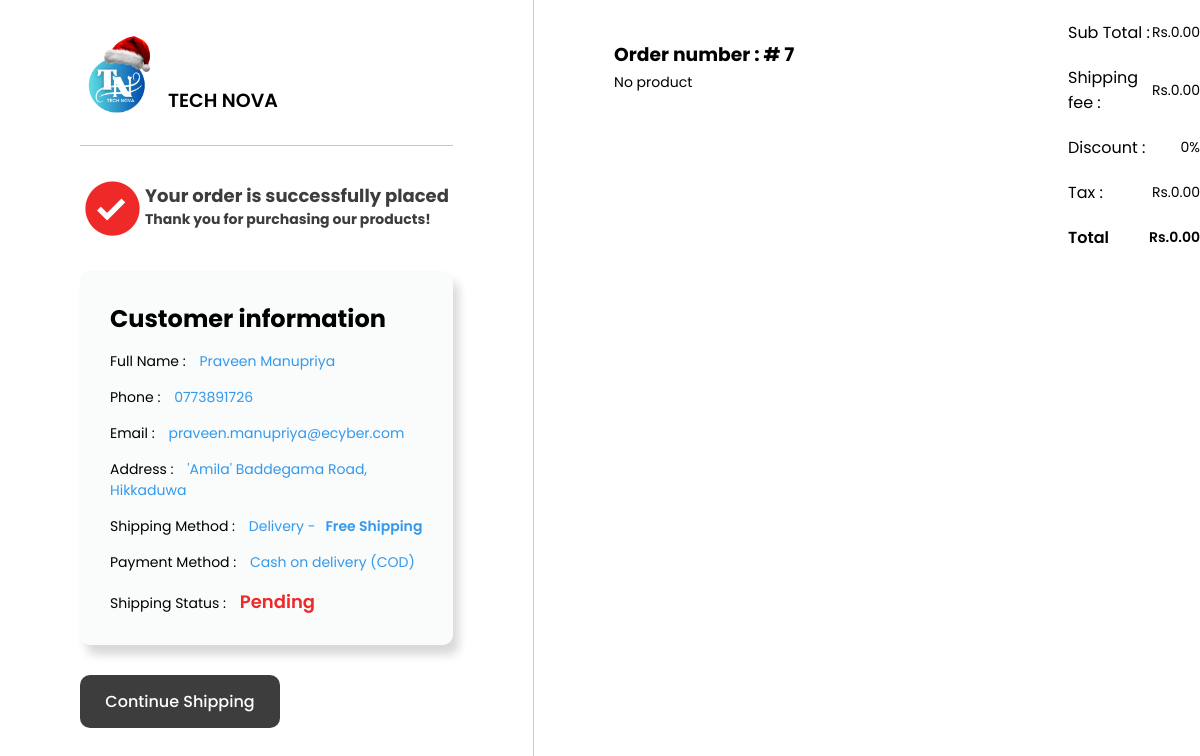
Page /checkout.php (signed in) on the committed database.
### tables this page shows
CREATE TABLE `order_details` (
  `order_id` int(11) NOT NULL,
  `user_id` int(11) NOT NULL,
  `name` varchar(255) NOT NULL,
  `email` varchar(255) NOT NULL,
  `phone` varchar(20) DEFAULT NULL,
  `country` varchar(100) DEFAULT NULL,
  `state` varchar(100) DEFAULT NULL,
  `city` varchar(100) DEFAULT NULL,
  `address` varchar(255) DEFAULT NULL,
  `shipping_method` varchar(50) DEFAULT NULL,
  `payment_method` varchar(50) DEFAULT NULL,
  `created_at` timestamp NOT NULL DEFAULT current_timestamp(),
  `order_status` varchar(20) NOT NULL DEFAULT 'Pending',
  `payment_status` varchar(20) NOT NULL DEFAULT 'Pending',
  `total` double(10,2) NOT NULL
);

### checkout.php (the view, shortened to what this page needs)
<?php
 include 'connection.php';
?>
<!DOCTYPE html>
<html lang="en">
<head>
    <link rel="stylesheet" href="style.css">
    <link href='https://unpkg.com/boxicons@2.1.4/css/boxicons.min.css' rel='stylesheet'>
</head>
<body>
    <div class="checkout-container">
        <div class="checkout-left">
            <div class="checkout-top">
                <div class="header-body">
                    <div class="logo">
                        <img src="logo.png" alt="logo">
                        <span>TECH NOVA</span>
                    </div>
                </div>
            </div>
            <?php
            $user_id = $_SESSION['user_id'];
            $query = "SELECT * FROM order_details WHERE user_id='$user_id' ORDER BY order_id DESC LIMIT 1";
            $result = mysqli_query($conn,$query);
            if(mysqli_num_rows($result)>0){
                if ($row = mysqli_fetch_assoc($result)) {
            ?>
            <div class="checkout-body">
                <div class="container-top">
                        <i class='bx bxs-check-circle'></i>
                        <h4>Your order is successfully placed <p>Thank you for purchasing our products!</p></h4>
                </div>
                <div class="container-body">
                    <h2>Customer information</h2>
                    <p>Full Name : <span><?php echo $row['name']?></span></p>
                    <p>Phone : <span><?php echo $row['phone']?></span></p>
                    <p>Email : <span><?php echo $row['email']?></span></p>
                    <p>Address : <span><?php echo $row['address']?></span></p>
                    <p>Shipping Method : <span>Delivery -<span class="bold"><?php echo $row['shipping_method']?></span></span></p>
                    <p>Payment Method : <span><?php echo $row['payment_method']?></span></p>
                    <p>Shipping Status : <span class="status"><?php echo $row['order_status']?></span></p>
                </div>
            </div>
            <?php
                }
            }?>
            <a href="shipping-continue.php"><button>Continue Shipping</button></a>
        </div>
        <div class="chechout-right">
            <?php
            $user_id = $_SESSION['user_id'];
            $query = "SELECT * FROM order_details WHERE user_id='$user_id' ORDER BY order_id DESC LIMIT 1";
            $result = mysqli_query($conn,$query);
            if(mysqli_num_rows($result)>0){
                if ($row = mysqli_fetch_assoc($result)) {
            ?>
            <h3>Order number : # <?php echo $row['order_id'];?></h3>
            <?php
                }
                }?>
            <?php
            $user_id = $_SESSION['user_id'];
            $query = "SELECT cart.quantity, products.name, products.price, products.image, products.product_id
                FROM cart
                JOIN products ON cart.product_id = products.product_id
                WHERE cart.user_id = '$user_id'
            ";
            $result = mysqli_query($conn, $query);
            $total_price = 0;
            $tax=0;
            $discount=0;
            $shipping_fee = 0;
        if (mysqli_num_rows($result) > 0) {
            while ($row = mysqli_fetch_assoc($result)) {
                $subtotal = $row['quantity'] * $row['price'];
                $total_price += $subtotal;
                $tax += 5;
                $discount = 2;
                $shipping_fee = 0;
            ?>
            <div class="cart-detail">
                <div class="cart-top">
                    <div class="cart-img">
                    <img src="uploads/<?php echo $row['image'];?>" alt="product image">
                    </div>
                    <div class="cart-details">
                        <h4><?php echo $row['name'];?></h4>
                        <span>Quantity : <span class="count"><?php echo $row['quantity'];?></span></span>
                    </div>
                    <h4><span class="price">Rs.<?php echo $subtotal;?>.00</span></h4>
                </div>
                <?php
            }
        } else {
            echo ' <span>No product</span>';
        }
        ?>
            </div>
            <div class="cart-body">
                <div class="item-price">
                    <p>Sub Total : </p>
                    <span class="sub-total">Rs.<?php echo $total_price;?>.00</span>
                </div>
                <div class="item-price">
                    <p>Shipping fee : </p>
                    <span class="tax">Rs.<?php echo $shipping_fee;?>.00</span>
                </div>
                <div class="item-price">
                    <p>Discount : </p>
                    <span class="discount"><?php echo $discount;?>%</span>
                </div>
                <div class="item-price">
                    <p>Tax : </p>
                    <span class="tax">Rs.<?php echo $tax;?>.00</span>
                </div>
                <div class="item-price">
                    <p class="bold">Total</p>
                    <span class="total bold">Rs.<?php echo ($total_price +$tax)- 100 * $discount;?>.00</span>
                </div>
            </div>
        </div>
</body>
</html>

### style.css (style rules this page uses)
* { margin: 0; padding: 0; box-sizing: border-box; text-decoration: none; border: none; outline: none; font-family: 'Poppins',sans-serif; list-style: none; }
body { background-color: var(--second-color); }
:root { --main-color:#ef2828; --second-color:#fff; --third-color:#3d3d3d; --main-font-color:#000; --second-font-color:#fff; --border-color: #08080838; }
.header-body { display: flex; justify-content: space-between; align-items: center; padding: 20px 80px; }
.header-body .logo { display: flex; align-items: end; gap: 8px; }
.header-body .logo span { font-size: 19px; font-weight: 600; color: var(--main-font-color); }
h1,h2,h3 { color: var(--main-font-color); }
.header-body img { width: 80px; height: 80px; border-radius: 5px; }
html, body { margin: 0; padding: 0; width: 100%; }
.cart-body { padding: 10px 0; }
.cart-body .item-price { display: flex; align-items: center; justify-content: space-between; padding: 10px 0; width: 100%; }
.bold { font-weight: 600; }
.checkout-container { width: 100%; height: auto; display: flex; justify-content: space-between; }
.checkout-top .header-body { padding: 0; }
.checkout-left { width: 50%; padding: 35px 80px; border-right:1px solid var(--border-color) ; }
.checkout-left .checkout-body p,span { font-size: 14px; }
.checkout-left .checkout-body .container-top { display: flex; align-items: center; }
.checkout-left .checkout-body .container-top i { font-size: 65px; color: var(--main-color); }
.chechout-right { width: 50%; padding: 20px 80px; }
.chechout-right h3 { margin-top: 20px; }
.container-top { width: 100%; padding: 30px 0 10px 0; margin-top: 30px; border-top: 1px solid var(--border-color); }
.container-top h4 { font-size: 18px; margin-bottom: 5px; color: var(--third-color); }
.container-body { margin-top:20px; background-color: #cbd4d318; padding: 30px; border-radius: 10px; box-shadow: 6px 10px 10px rgba(0, 0, 0, 0.151); }
.container-body p { margin-top: 15px; }
.container-body span { color: rgb(51, 153, 236); margin-left: 10px; }
.container-body .status { color: var(--main-color); font-size: 18px; font-weight: 600; }
.checkout-container button { width: 200px; background-color: var(--third-color); font-weight: 500; padding: 14px 10px; border-radius: 10px; cursor: pointer; transition: all 0.3s ease-in; font-size: 16px; margin-top: 30px; color: var(--second-font-color); }
.status { color: var(--main-color); font-weight: 600; }

### rows in the picture
order_details: name "Praveen Manupriya", phone "0773891726", email "praveen.manupriya@ecyber.com", address "'Amila' Baddegama Road, Hikkaduwa", shipping_method "Free Shipping", payment_method "Cash on delivery (COD)", order_status "Pending", order_id "7"

### other values in the picture
$total_price "0"
$shipping_fee "0"
$discount "0"
$tax "0"
